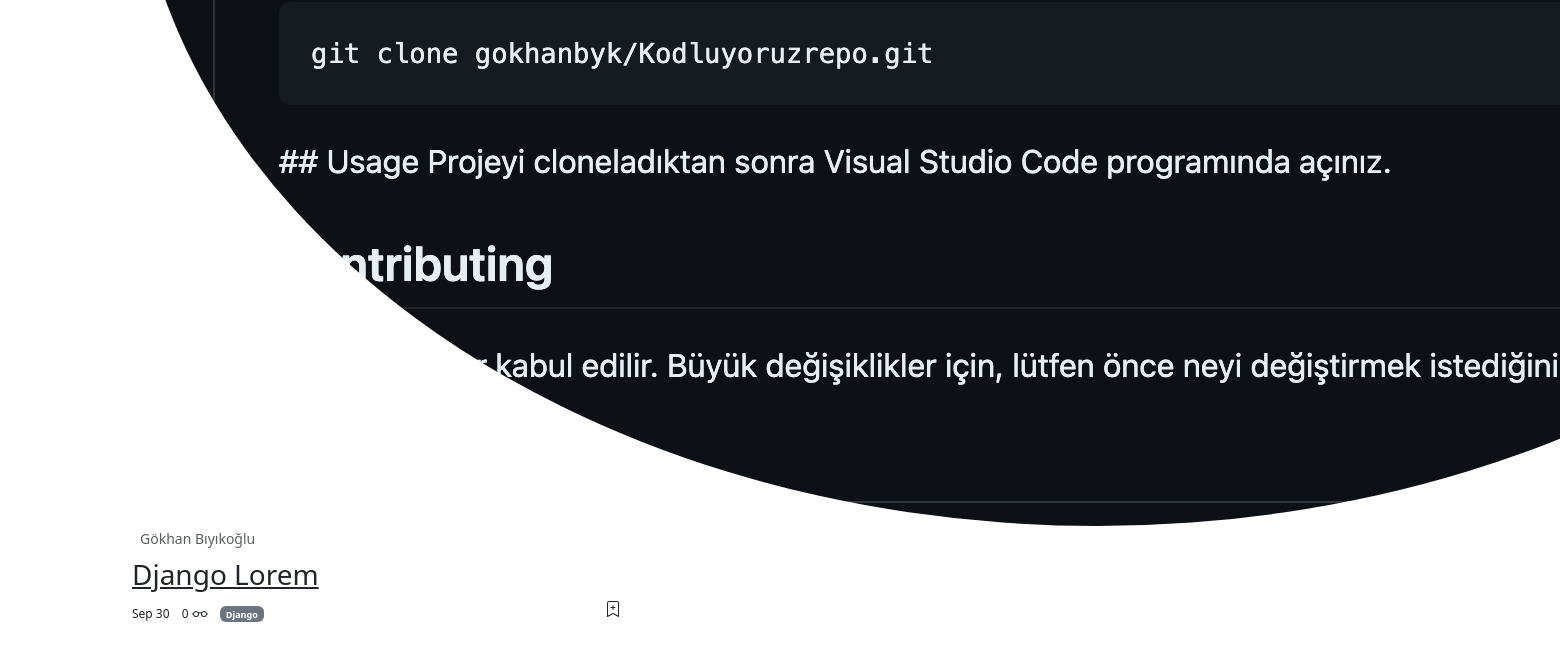
The app's page / (lower part), older data.
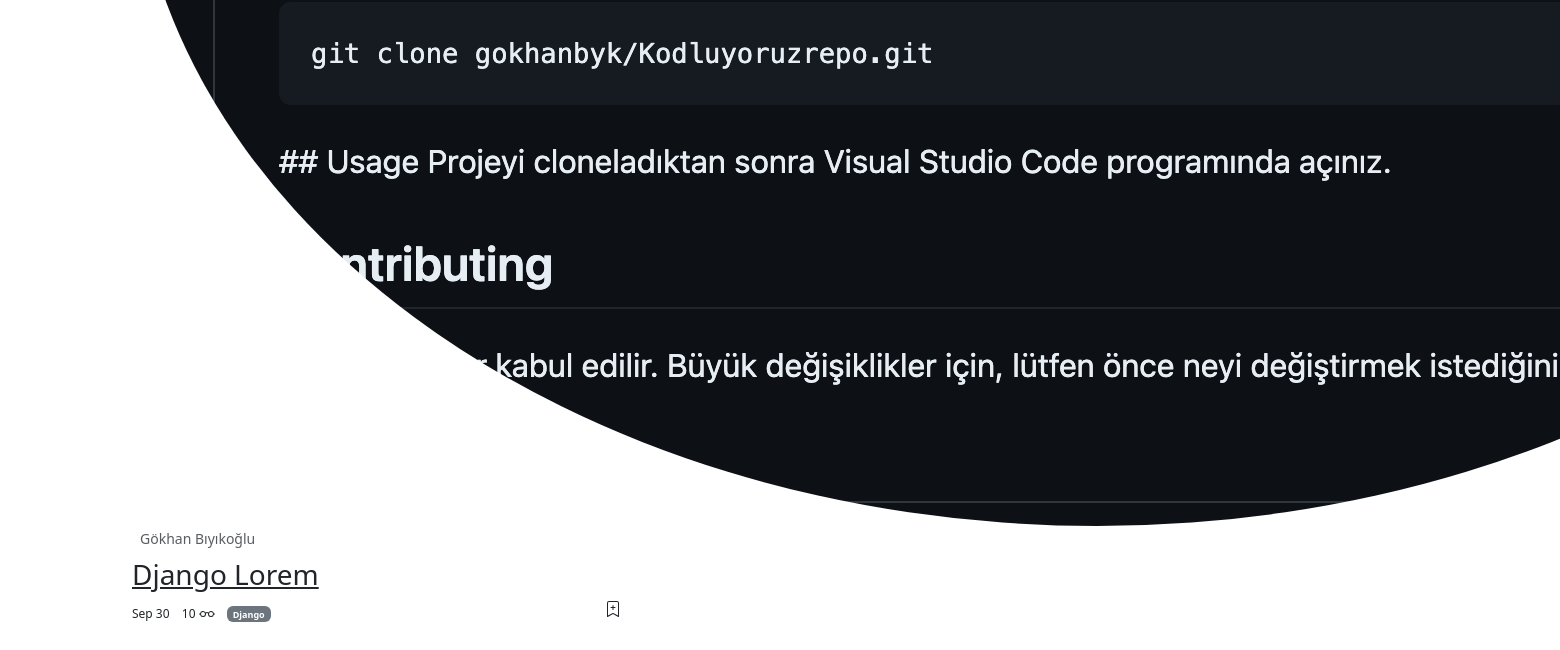
The same page, newer data.
### blog/models.py (models this page shows, shortened)
class CommonModel(models.Model):
    title = models.CharField(max_length=200)
    slug = AutoSlugField(populate_from = 'title', unique=True)
    is_active = models.BooleanField(default=False)
    created_at = models.DateTimeField(auto_now_add=True)
    updated_ad = models.DateTimeField(auto_now=True)
    class Meta:
        abstract = True
        ordering = ('title', )

class BlogPost(CommonModel):
    user = models.ForeignKey(User, on_delete=models.CASCADE)
    category = models.ForeignKey(Category, on_delete=models.SET_NULL, null=True)
    tag = models.ManyToManyField(Tag)
    cover_image = models.ImageField(upload_to="post")
    content = tinymce_models.HTMLField(blank=True, null=True)
    view_count = models.PositiveBigIntegerField(default=0)
    class Meta:
        ordering = ('-created_at', )
    def get_absolute_url(self):
        return reverse(
            'read:post_detail_view',
            kwargs={
                'user_slug': self.user.profile.slug,
                'post_slug': self.slug,
            }
        )

class Category(CommonModel):
    def __str__(self):
        return self.title
    def get_absolute_url(self):
        return reverse(
            "blog:category_view",
            kwargs={
                "category_slug": self.slug
            }
        )

### user/models.py (models this page shows)
class Profile(models.Model):
    user = models.OneToOneField(User, on_delete=models.CASCADE)
    avatar = models.ImageField(upload_to='avatar')
    instagram = models.CharField(max_length=200)
    info = tinymce_models.HTMLField(blank=True, null=True)
    slug = models.SlugField(max_length=200)
    def get_absolute_url(self):
        return reverse(
            'read:all_posts_view',
            kwargs= {
                "user_slug": self.slug,
            }
        )

### page/views.py (the view)
# urls.py: path('', home_view, name='home_view'),
def home_view(request):
    posts = BlogPost.objects.filter(is_active=True) # .order_by('-created_at')
    top_posts = posts.order_by('-view_count')[:6]
    tags = Tag.objects.filter(is_active=True)
    categories = Category.objects.filter(is_active=True)
    context = dict(
        posts = posts,
        top_posts = top_posts,
        tags = tags,
        categories = categories
    )
    return render(request, 'page/home_page.html', context)

### blog/models.py (called while the page is built)
    def get_absolute_url(self):
        return reverse(
            'blog:tag_view',
            kwargs={
                'tag_slug': self.slug
            }
        )

### page/templates/page/home_page.html (shortened to what this page needs)
{% extends "core/base.html" %}
{% block content %}
    <section class="container mt-5">
        <div class="row">
            <main class="col-sm-7">
                {% for post in posts %}
                    {% include "components/post.html" %}
                {% endfor %}
            </main>
            <aside class="col-sm-4 offset-sm-1">
            </aside>
        </div>
    </section>
{% endblock content %}

### blog/templates/components/post.html (shortened to what this page needs)
{% load thumbnail %}
<article class="row mb-3">
    <div class="col-sm-8">
        <div>
            <a href="{{ post.user.profile.get_absolute_url }}" class="text-decoration-none text-muted">
            <img src="{{ post.user.profile.avatar|thumbnail_url:'avatar' }}" class="rounded-circle" alt="">
            <small class="ms-2">{{ post.user.get_full_name }}</small>
            </a>
        </div>
        <h3 class="mt-2 MB-1">
            <a href="{{ post.get_absolute_url }}" class="text-dark">{{ post.title }}</a>
        </h3>
        <ul class="list-inline">
            <li class="list-inline-item fs-12">Sep 30</li>
            <li class="list-inline-item fs-12">
                {{ post.view_count }}
            </li>
            <li class="list-inline-item fs-12">
                <a href="{{ post.category.get_absolute_url }}">
                    <span class="badge bg-secondary">
                        {{ post.category }}
                    </span>
                </a>
            </li>
            <li class="inline item fs-12 float-end">
            </li>
        </ul>
    </div>
    <div class="col-sm-4">
    </div>
</article>

Row changes from the older to the newer data that the page shows:
changed BlogPost "Django Lorem": view_count "0" → "10"
